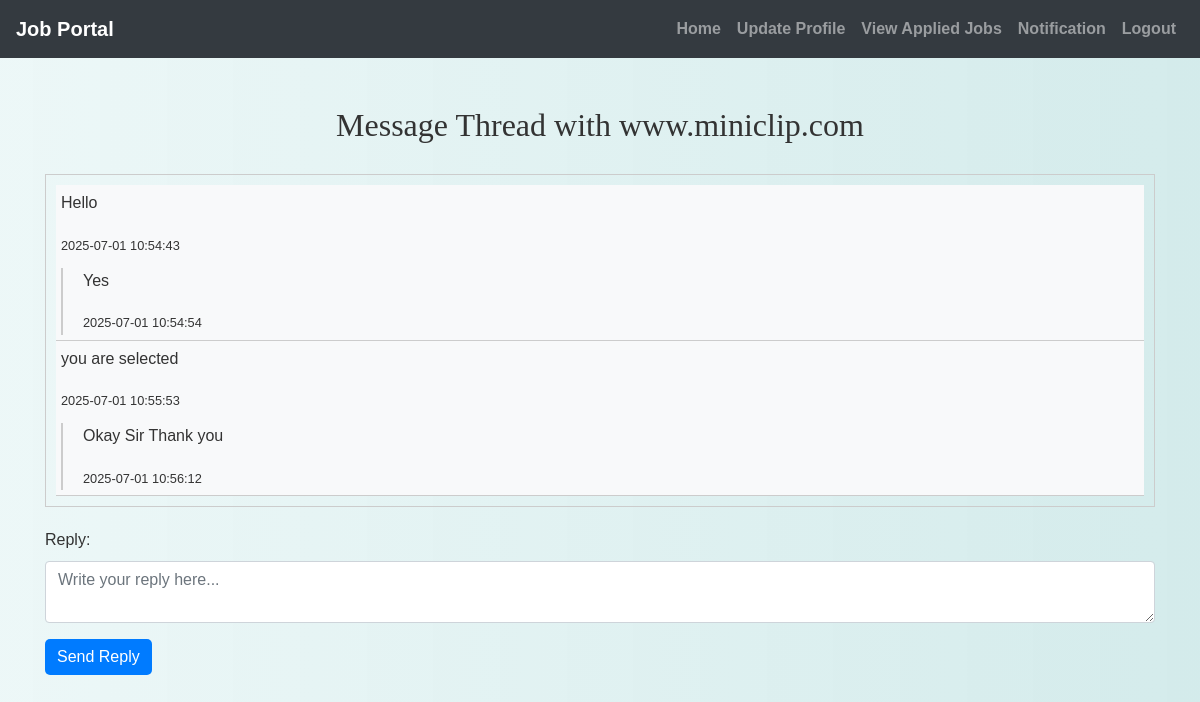
Screenshot of /candidate/view_received_messages.php?recruiter_id=1 (signed in) with the database file from the repository.
### tables this page shows
CREATE TABLE `recruiters` (
  `recruiter_id` int(11) NOT NULL,
  `company_name` varchar(255) DEFAULT NULL,
  `company_address` text DEFAULT NULL,
  `company_phone` varchar(20) DEFAULT NULL,
  `company_email` varchar(100) DEFAULT NULL,
  `job_posting_status` enum('active','deactivated') DEFAULT 'active'
);

CREATE TABLE `messages` (
  `id` int(11) NOT NULL,
  `sender_id` int(11) NOT NULL,
  `receiver_id` int(11) NOT NULL,
  `message_text` text DEFAULT NULL,
  `sent_datetime` datetime DEFAULT current_timestamp(),
  `reply_text` text DEFAULT NULL,
  `reply_datetime` datetime DEFAULT NULL
);

### candidate/view_received_messages.php (the view, shortened to what this page needs)
<?php
include('config.php');
$candidate_id = $_SESSION["id"];
$recruiter_id = isset($_GET['recruiter_id']) ? $_GET['recruiter_id'] : 0;
$sql = "SELECT * FROM messages WHERE (sender_id = ? AND receiver_id = ?) OR (sender_id = ? AND receiver_id = ?) ORDER BY sent_datetime";
$stmt = mysqli_prepare($conn, $sql);
mysqli_stmt_bind_param($stmt, "iiii", $recruiter_id, $candidate_id, $candidate_id, $recruiter_id);
mysqli_stmt_execute($stmt);
$result = mysqli_stmt_get_result($stmt);
$messages = mysqli_fetch_all($result, MYSQLI_ASSOC);
$sql = "SELECT company_name FROM Recruiters WHERE recruiter_id = ?";
$stmt = mysqli_prepare($conn, $sql);
mysqli_stmt_bind_param($stmt, "i", $recruiter_id);
mysqli_stmt_execute($stmt);
$result = mysqli_stmt_get_result($stmt);
$recruiter = mysqli_fetch_assoc($result);
?>
<!DOCTYPE html>
<html>
<head>
    <link rel="stylesheet" href="https://maxcdn.bootstrapcdn.com/bootstrap/4.5.2/css/bootstrap.min.css">
    <link rel="stylesheet" href="./css/style.css">
</head>
<body>
<?php include('navbar.php'); ?>
<div class="container mt-5 mb-5">
    <h2>Message Thread with <?php echo $recruiter['company_name']; ?></h2>
    <div class="message-thread">
        <?php foreach ($messages as $message): ?>
            <div class="message <?php echo $message['sender_id'] == $candidate_id ? 'candidate-message' : 'recruiter-message'; ?>">
                <p><?php echo $message['message_text']; ?></p>
                <small><?php echo $message['sent_datetime']; ?></small>
                <?php if ($message['reply_text']): ?>
                    <div class="reply">
                        <p><?php echo $message['reply_text']; ?></p>
                        <small><?php echo $message['reply_datetime']; ?></small>
                    </div>
                <?php endif; ?>
            </div>
        <?php endforeach; ?>
    </div>
    <form action="reply_message.php" method="post">
        <div class="form-group">
            <label for="reply_text">Reply:</label>
            <textarea name="reply_text" class="form-control" placeholder="Write your reply here..." required></textarea>
        </div>
        <button type="submit" class="btn btn-primary">Send Reply</button>
    </form>
</div>
</body>
</html>

### candidate/css/style.css (style rules this page uses)
body { background: linear-gradient(90deg, rgba(233, 246, 246, 0.831), rgba(207, 233, 233, 0.9)); font-family: 'Arial', sans-serif; color: #333; line-height: 1.6; }
h1, h2, h3, h4 { text-align: center; margin-top: 30px; margin-bottom: 30px; font-family: 'Georgia', serif; }
.container { margin-bottom: 40px; }
.btn-primary { color: #fff; border: none; border-radius: 5px; cursor: pointer; transition: background-color 0.3s ease; }

### candidate/view_received_messages.php (style rules this page uses)
.message-thread { border: 1px solid #ccc; padding: 10px; margin-bottom: 20px; }
.message { border-bottom: 1px solid #ccc; padding: 5px; }
.recruiter-message { text-align: left; background-color: #f8f9fa; }
.reply { margin-top: 10px; padding-left: 20px; border-left: 2px solid #ccc; }

### rows the page displays
recruiters: company_name "www.miniclip.com"
messages: message_text "Hello", sent_datetime "2025-07-01 10:54:43", reply_text "Yes", reply_datetime "2025-07-01 10:54:54"
messages: message_text "you are selected", sent_datetime "2025-07-01 10:55:53", reply_text "Okay Sir Thank you", reply_datetime "2025-07-01 10:56:12"
